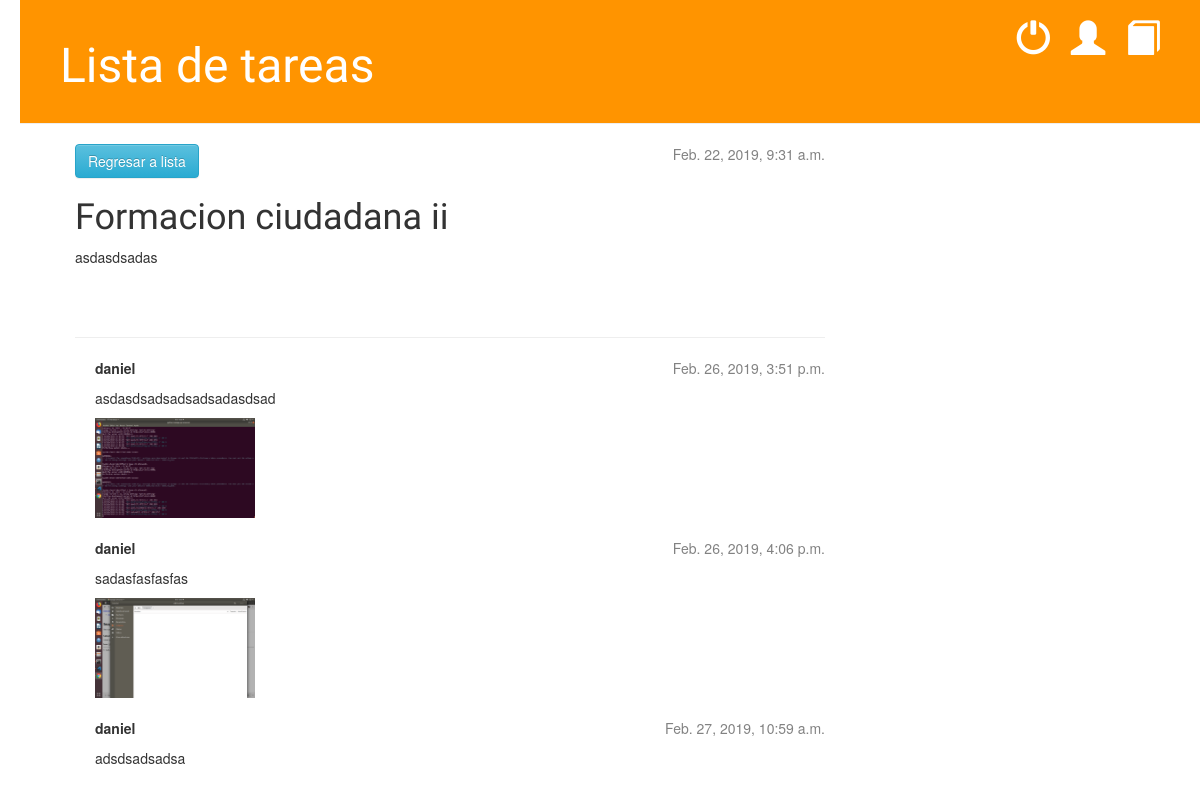
Screenshot of /post/7/ with the database file from the repository.
### blog/models.py (models this page shows, shortened)
class Post(models.Model):
    author= models.ForeignKey('auth.User', on_delete=models.CASCADE)
    title= models.CharField(max_length=200)
    text= models.TextField()
    create_date= models.DateTimeField(default=timezone.now)
    entrega_date= models.DateField()
    published_date= models.DateTimeField(blank= True, null=True)

class Comment(models.Model):
    post = models.ForeignKey('blog.Post', on_delete=models.CASCADE, related_name='comments')
    author = models.ForeignKey('auth.User', on_delete=models.CASCADE)
    text = models.TextField(help_text="Sube una imagen respecto al tema, luego nuestro personal lo verificara y lo subira")
    image = models.ImageField(upload_to='blog/images/', blank= True, null=True)
    created_date = models.DateTimeField(default=timezone.now)
    approved_comment = models.BooleanField(default=False)

### blog/views.py (the view)
# urls.py: url(r'^post/(?P<pk>\d+)/$', views.PostDetail.as_view(), name='post_detail'),
class PostDetail(DetailView):
    model = Post
    context_object_name = "post"

### blog/templates/blog/post_detail.html (shortened to what this page needs)
{% extends 'blog/base.html' %}
{% block content %}
    <div class="post">
        {% if post.published_date %}
        <div class="date">
            {{ post.published_date }}
        </div>
        {% else %}
            {% if user.is_superuser or user.is_staff %}
                <a class="btn btn-success" href="{% url 'post_publish' pk=post.pk %}">Publicar</a>
            {% endif %}
            <div>Un administrador o alguien del staff estará revisando su post espere por favor  </div>
            {% endif %}
        <button type="button" class=" btn btn-info" onclick="regresar()">Regresar a lista</button>
        <h1>{{ post.title }}</h1>
        <p>{{ post.text|linebreaksbr }}</p>
    </div>
    <hr>
    {% for comment in post.comments.all %}
        {% if user.is_superuser or user == comment.author or comment.approved_comment%}
        <div class="comment">
            <div class="date">
                {{ comment.created_date }}
            </div>
            <strong>{{ comment.author }}</strong>
            <p>{{ comment.text|linebreaks }}</p>
            {% if comment.image  %}
               <a href= "{{ MEDIA_URL }}{{ comment.image }}"><img src="{{ MEDIA_URL }}{{ comment.image }}" alt="Imagen" height="100" /></a>
            {%endif%}
        </div>
        {% endif %}
        {% empty %}
        <p>No hay comentarios :(</p>
    {% endfor %}
{% endblock %}

### blog/static/css/blog.css (style rules this page uses)
h1, h2, h3, h4 { font-family: 'Lobster', cursive; }
.date { float: right; color: #828282; }
.post { margin-bottom: 70px; }
body { padding-left: 20px; background: white }
.comment { margin: 20px 0px 20px 20px; }

### rows the page displays
Post: published_date "Feb. 22, 2019, 9:31 a.m.", title "Formacion ciudadana ii", text "asdasdsadas"
Comment: created_date "Feb. 26, 2019, 3:51 p.m.", author "daniel", text "asdasdsadsadsadsadasdsad", image (picture)
Comment: created_date "Feb. 26, 2019, 4:06 p.m.", author "daniel", text "sadasfasfasfas", image (picture)
Comment: created_date "Feb. 27, 2019, 10:59 a.m.", author "daniel", text "adsdsadsadsa"
